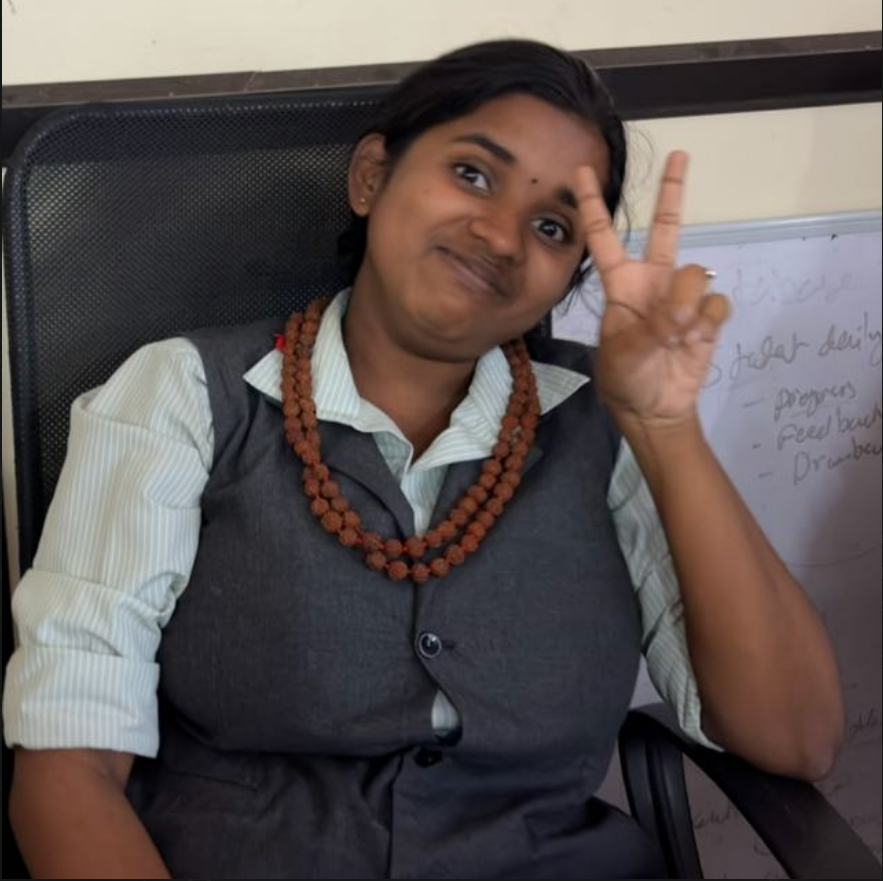
#> input picture autoattend/src/assets/babu-swami-1.png, 883 x 881 px
$ python -i capture_face.py   (imports and definitions only)   (older library calls are emulated)
#> lines starting #> are read from the running program, lines starting #| are printed output that depends on the picture
"""
Module 1 — Face Capture
========================
Captures face images for a student from three angles (straight, left, right)
and saves them under  dataset/<student_id>/

Usage:
    python capture_face.py

Controls:
    C  — begin capturing the current angle
    Q  — quit early
"""

import cv2
import os
import time

# ──────────────────────────────────────────────
# CONFIGURATION  (tweak here, not inside loops)
# ──────────────────────────────────────────────
CAMERA_INDEX        = 0           # 0 = built-in webcam
IMAGES_PER_ANGLE    = 60          # photos saved per angle  (3 × 60 = 180 total)
CAPTURE_DELAY_SEC   = 0.1         # min gap between saved frames (~10 fps, good variety)
PREPARE_COUNTDOWN   = 3           # seconds shown before capture starts
FACE_SAVE_SIZE      = (100, 100)  # grayscale face pixel size saved to disk
MIN_BLUR_VARIANCE   = 80.0        # Laplacian variance threshold — skip blurry frames

ANGLES = [
    "Look STRAIGHT at the camera",
    "Tilt face slightly to the LEFT",
    "Tilt face slightly to the RIGHT",
]

# ──────────────────────────────────────────────
# STUDENT INFO
# ──────────────────────────────────────────────
import argparse

# ──────────────────────────────────────────────
# STUDENT INFO
# Can come from: (1) CLI args (when called by backend), (2) interactive input
# ──────────────────────────────────────────────
_parser = argparse.ArgumentParser(add_help=False)
# [2 lines not run here, left out]
_args, _ = _parser.parse_known_args()

# [15 lines not run here, left out]

# [1 line that did not run here, left out]
# [1 line not run here, left out]

# Save name mapping alongside images (one-line text file)
# [1 line that did not run here, left out]
# [2 lines not run here, left out]

# ──────────────────────────────────────────────
# LOAD HAAR CASCADE
# ──────────────────────────────────────────────
frontal_cascade = cv2.CascadeClassifier(
    cv2.data.haarcascades + "haarcascade_frontalface_default.xml"
)
profile_cascade = cv2.CascadeClassifier(
    cv2.data.haarcascades + "haarcascade_profileface.xml"
)

# ──────────────────────────────────────────────
# HELPERS
# ──────────────────────────────────────────────
def detect_faces(gray_frame):
    """Try frontal, then profile-left, then profile-right (flipped)."""
    faces = frontal_cascade.detectMultiScale(gray_frame, 1.2, 5, minSize=(60, 60))
    if len(faces):
        return faces
    faces = profile_cascade.detectMultiScale(gray_frame, 1.2, 5, minSize=(60, 60))
    if len(faces):
        return faces
    flipped = cv2.flip(gray_frame, 1)
    return profile_cascade.detectMultiScale(flipped, 1.2, 5, minSize=(60, 60))


def is_sharp(gray_roi, threshold=MIN_BLUR_VARIANCE):
    """Return True when the face crop is sharp enough to save."""
    return cv2.Laplacian(gray_roi, cv2.CV_64F).var() >= threshold


def draw_overlay(frame, line1, line2="", color=(0, 255, 255)):
    h = frame.shape[0]
    cv2.rectangle(frame, (0, h - 70), (frame.shape[1], h), (0, 0, 0), -1)
    cv2.putText(frame, line1, (10, h - 45),
                cv2.FONT_HERSHEY_SIMPLEX, 0.65, color, 2)
    if line2:
        cv2.putText(frame, line2, (10, h - 18),
                    cv2.FONT_HERSHEY_SIMPLEX, 0.6, (255, 255, 255), 1)


# ──────────────────────────────────────────────
# CAMERA
# ──────────────────────────────────────────────
# [4 lines not run here, left out]

total_images = len(ANGLES) * IMAGES_PER_ANGLE
# [3 lines not run here, left out]

# ──────────────────────────────────────────────
# MAIN LOOP
# ──────────────────────────────────────────────
angle_idx       = 0       # which angle we are on
count           = 0       # photos saved for current angle
capturing       = False   # actively saving frames?
waiting         = False   # in countdown phase?
wait_start      = 0.0
last_save_time  = 0.0

window_name = "AutoAttender - Face Capture"
# [78 lines not run here, left out]

saved = angle_idx * IMAGES_PER_ANGLE + count
# [2 lines not run here, left out]

>>> import cv2
>>> picture = cv2.imread('../autoattend/src/assets/babu-swami-1.png', cv2.IMREAD_GRAYSCALE)
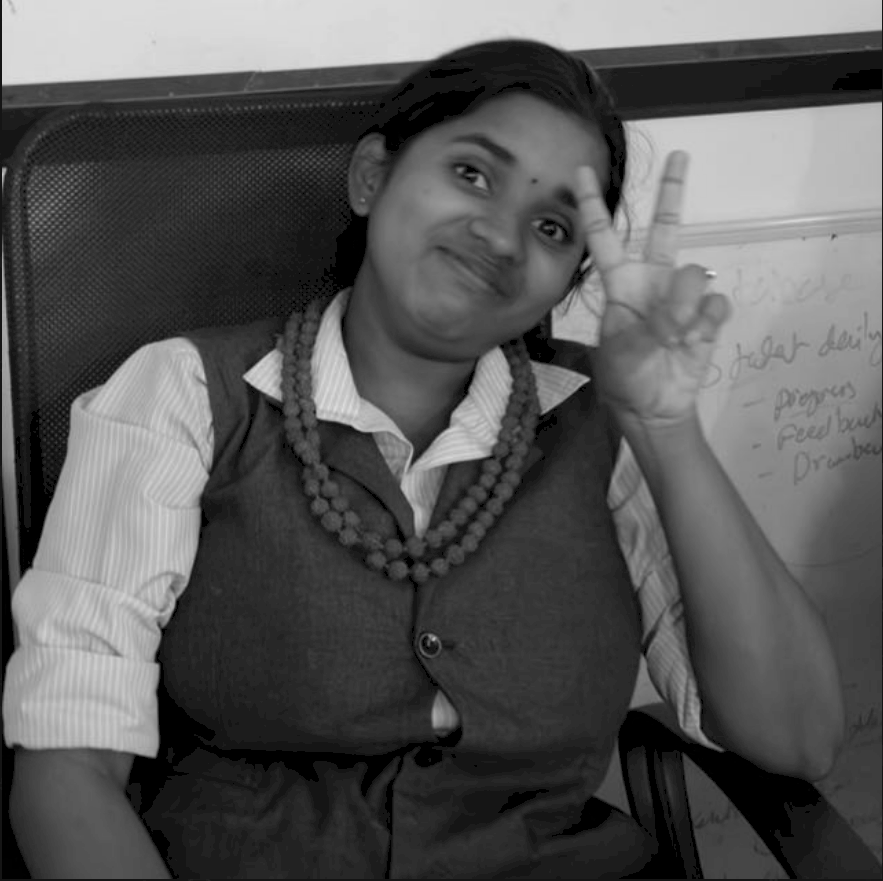
#> picture: shape (881, 883); min 0, max 234, mean 87.3
>>> result = detect_faces(picture)
#> in detect_faces, `faces = frontal_cascade.detectMultiScale(gray_frame, 1.2, 5, minSize=(..`: faces = ()
#> in detect_faces, `flipped = cv2.flip(gray_frame, 1)`:
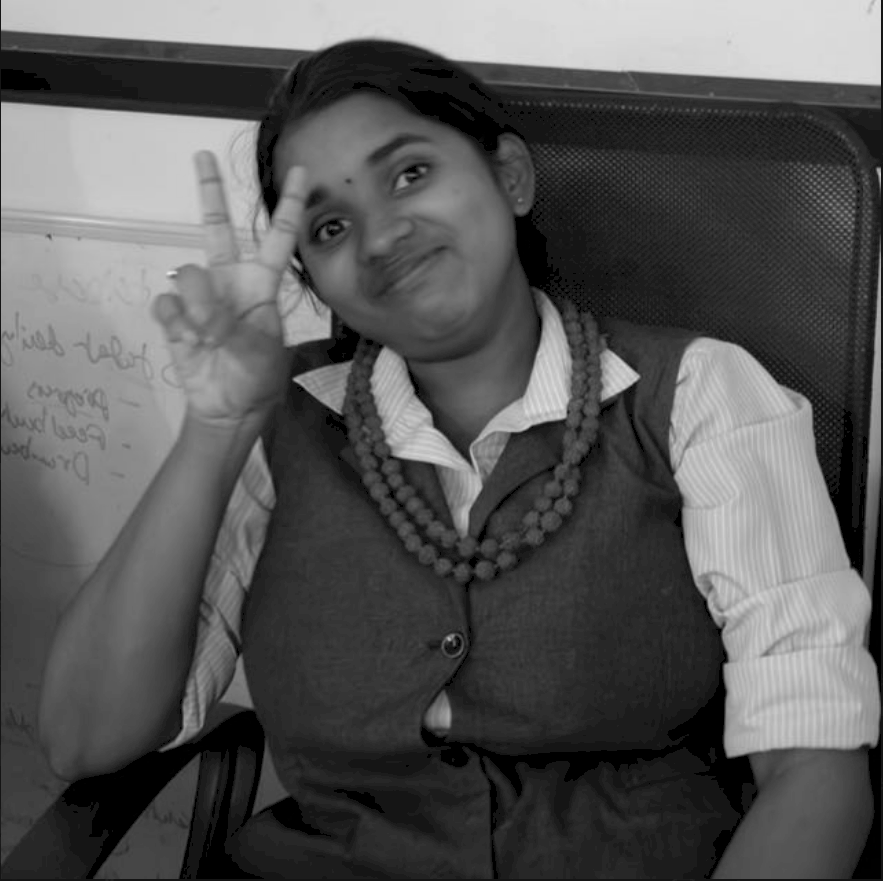
#> flipped: shape (881, 883); min 0, max 234, mean 87.3
#> result = ()

$ run again, on autoattend/src/assets/babu-swami-2.png
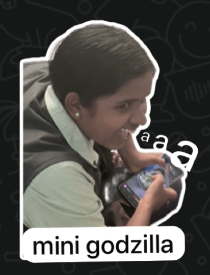
#> input picture autoattend/src/assets/babu-swami-2.png, 210 x 275 px
#> `picture = cv2.imread('../autoattend/src/assets/babu-swami-1.png', cv2...`:
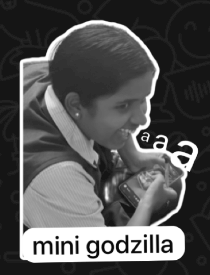
#> picture: shape (275, 210); min 3, max 255, mean 84.7
#> faces = ()
#> in detect_faces, `flipped = cv2.flip(gray_frame, 1)`:
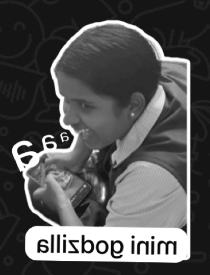
#> flipped: shape (275, 210); min 3, max 255, mean 84.7
#> result = [[59, 78, 71, 71]]
